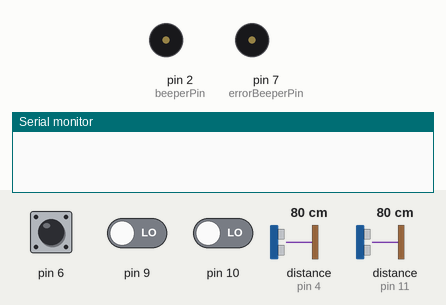
A sketch run on a simulated Arduino Uno, built with avr-gcc and run on an emulated ATmega328P. Shown: buzzer (waves = sounding, pin HIGH), the last lines printed to the serial monitor. Inputs (shaded band) come from the test bench; at power-on: pin 6 LOW, pin 9 LOW, pin 10 LOW, distance to the obstacle (sensors on pin 4, pin 11) 80 cm. The echo pulse lasts 58.3 µs per cm; pins used as bus, display or sensor lines are not drawn.

Above: at 1.2 s.
1.3 s: pin 6 driven HIGH
At 1.7 s:
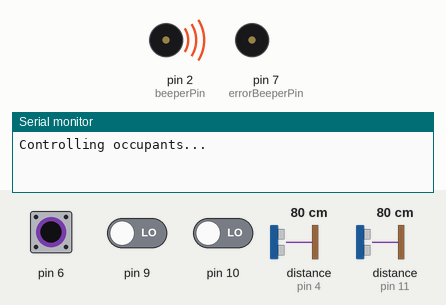
3.3 s: pin 9 driven HIGH
At 4.0 s:
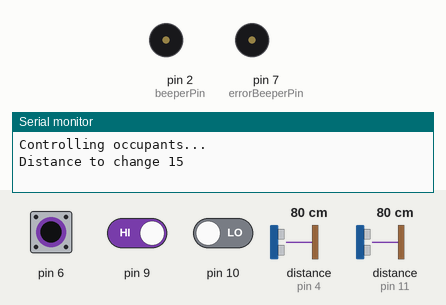
5.0 s: pin 6 pulsed LOW 2 times (0.12 s each, 0.3 s apart)
At 5.23 s:
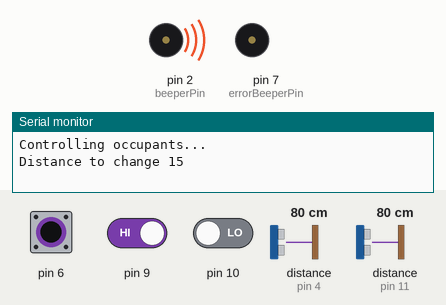
Timing chart, 0 to 8.0 s (numbered marks = the images above; inputs shaded):
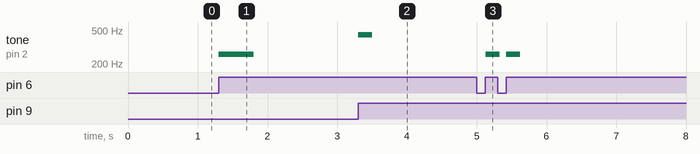

The sketch:

maximum_occupancy_detector.ino
```cpp
#include "state.h"
#include "distance.h"
#include "event_driven.h"
#include "initial_state.h"
#include "counting_state.h"

const int trigPin1 = 12;
const int echoPin1 = 11;

const int trigPin2 = 3;
const int echoPin2 = 4;

const int beeperPin = 2;
const int errorBeeperPin = 7;

const int addButton = 9;
const int subButton = 10;
const int confirmButton = 6;

state currentState = initial;
int maxOccupants = 0;

void setup_() {
  pinMode(trigPin1, OUTPUT);
  pinMode(trigPin2, OUTPUT);

  pinMode(echoPin1, INPUT);
  pinMode(echoPin2, INPUT);

  pinMode(beeperPin, OUTPUT);
  pinMode(errorBeeperPin, OUTPUT);

  buttonListen(addButton);
  buttonListen(subButton);
  buttonListen(confirmButton);

  Serial.begin(9600); // Starts the serial communication
}

void loop_() {
  switch (currentState) {
    case initial:
      initialStateLoop();
      break;
    case counting:
      countingStateLoop();
      break;
  }
}

void buttonChanged(int pin, int value) {
  switch (currentState) {
    case initial:
      initialStateButtonChanged(pin, value);
      break;
    case counting:
      countingStateButtonChanged(pin, value);
      break;
  }
}
```

counting_state.h
```cpp
void countingStateLoop();

void countingStateButtonChanged(int pin, int value);
```

counting_state.ino
```cpp
#include "counting_state.h"
#include "notes.h"

const unsigned long triggerResetDelay = 1500;

unsigned long lastTrigger = 0;

bool debug = false;

int currentOccupants = 0;
int activeSensor = 0;

int lastDistance1 = 0;
int lastDistance2 = 0;

int numSamples = 5;
int currentSample = 0;
int distance1 = 0;
int distance2 = 0;
int distanceToChange = 10;

void countingStateLoop() {
  int sampleDistance1 = getDistance(trigPin1, echoPin1);
  delayMicroseconds(20);
  int sampleDistance2 = getDistance(trigPin2, echoPin2);
  if (currentSample < numSamples) {
    distance1 += sampleDistance1/numSamples;
    distance2 += sampleDistance2/numSamples;
    currentSample++;
    return;
  }

  if (debug) {
    Serial.print("Distance 1 ");
    Serial.println(distance1);
    Serial.print("Distance 2 ");
    Serial.println(distance2);
  }

  // Beep when over capacity
  if (currentOccupants > maxOccupants) {
    tone(errorBeeperPin, NOTE_F);
  } else {
    noTone(errorBeeperPin);
  }

  if (shouldChange(lastDistance1, distance1)) {
    sensorChanged(1);
  } else if (shouldChange(lastDistance2, distance2)) {
    sensorChanged(2);
  }

  lastDistance1 = distance1;
  lastDistance2 = distance2;
  distance1 = 0;
  distance2 = 0;
  currentSample = 0;
}

void countingStateButtonChanged(int pin, int value) {
    if (value == HIGH) {
    switch (pin) {
      case addButton:
        distanceToChange += 5;
        tone(beeperPin, NOTE_A);
        delay(200);
        noTone(beeperPin);
        break;
      case subButton:
        if (distanceToChange > 10) {
          distanceToChange -= 5;
          tone(beeperPin, NOTE_G_SHARP);
          delay(200);
          noTone(beeperPin);
        }
        break;
      case confirmButton:
        tone(beeperPin, NOTE_C);
        delay(200);
        noTone(beeperPin);
        debug = !debug;
        break;
    }
    Serial.print("Distance to change ");
    Serial.println(distanceToChange);
  }
}

void personPassed(int count) {
  currentOccupants += count;
  if (currentOccupants < 0) {
    currentOccupants = 0;
  }
  printOccupants();
  tone(beeperPin, count > 0 ? NOTE_A : NOTE_G_SHARP);
  delay(500);
  noTone(beeperPin);
  lastTrigger = 0;
}

void sensorChanged(int sensor) {
  if (debug) {
    Serial.print("Sensor changed ");
    Serial.println(sensor);
  }

  if (shouldReset()) {
    if (debug) Serial.println("Trigger reset");
    activeSensor = 0;
  }
  if (activeSensor != sensor) {
    if (debug) {
      Serial.print("Sensor triggered ");
      Serial.println(sensor);
    }
    lastTrigger = millis();
    if (activeSensor == 0) {
      activeSensor = sensor;
    } else {
      personPassed(sensor == 1 ? 1 : -1);
    }
  }
}

bool shouldReset() {
  return millis() - lastTrigger > triggerResetDelay;
}

bool shouldChange(int lastDistance, int distance) {
  return (lastDistance - distance > distanceToChange) && distance > 0;
}

void printOccupants() {
  Serial.print("Occupants (");
  Serial.print(currentOccupants);
  Serial.print("/");
  Serial.print(maxOccupants);
  Serial.println(")");
}
```

distance.h
```cpp
int getDistance(int trigPin, int echoPin);
```

distance.ino
```cpp
#include "distance.h"

int getDistance(int trigPin, int echoPin) {
  // Clears the trigPin
  digitalWrite(trigPin, LOW);
  delayMicroseconds(2);
  // Sets the trigPin on HIGH state for 10 micro seconds
  digitalWrite(trigPin, HIGH);
  delayMicroseconds(10);
  digitalWrite(trigPin, LOW);
  // Reads the echoPin, returns the sound wave travel time in microseconds
  int duration = pulseIn(echoPin, HIGH);
  // Calculating the distance
  return duration*0.034/2;
}
```

event_driven.h
```cpp
void buttonChanged(int pin, int value);

void buttonListen(int pin);

void setup_();

void loop_();
```

event_driven.ino
```cpp
#include "event_driven.h"

// “pin” passado deve gerar notificações
char buttonStates[3];
int buttonPins[3];
int numButtons = 0;

void buttonListen(int pin) {
  pinMode(pin, INPUT);
  buttonPins[numButtons] = pin;
  numButtons++;
}

// timer deve expirar após “ms” milisegundos
unsigned long timerEnd = 0;

void timer_set(int ms) {
  timerEnd = millis() + ms;
}

/* Programa principal: */
// inicialização da API
void setup () {
  for (int i = 0; i < 2; i++) {
    buttonStates[i] = LOW;
  }

  // inicialização do usuário
  setup_();
}

void loop () {
  unsigned long currentTime = millis();
  if (timerEnd && currentTime > timerEnd) {
    timerEnd = 0;
  }

  for (int i = 0; i < numButtons; i++) {
    int pin = buttonPins[i];
    int state = digitalRead(pin);
    if (state != buttonStates[i]) {
      buttonChanged(pin, state);
      buttonStates[i] = state;
    }
  }

  // loop do usuário
  loop_();
}
```

initial_state.h
```cpp
void initalStateButtonChanged(int pin, int value);

void initialStateLoop();
```

initial_state.ino
```cpp
#include "state.h"
#include "initial_state.h"
#include "notes.h"

void initialStateButtonChanged(int pin, int value) {
  if (value == HIGH) {
    switch (pin) {
      case addButton:
        tone(beeperPin, NOTE_A);
        maxOccupants++;
        printMaxOccupants();
        break;
      case subButton:
        if (maxOccupants > 0) {
          tone(beeperPin, NOTE_G_SHARP);
          maxOccupants--;
          printMaxOccupants();
        }
        break;
      case confirmButton:
        Serial.println("Controlling occupants...");
        tone(beeperPin, NOTE_C);
        delay(500);
        currentState = counting;
        noTone(beeperPin);
        break;
    }
  } else {
    noTone(beeperPin);
  }
}

void initialStateLoop() {
}

void printMaxOccupants() {
  Serial.print("Max occupants: ");
  Serial.println(maxOccupants);
}
```

notes.h
```cpp
#ifndef NOTES_H_INCLUDED
#define NOTES_H_INCLUDED

#define NOTE_C 261
#define NOTE_F 349
#define NOTE_G_SHARP 415
#define NOTE_A 440

#endif
```

state.h
```cpp
#ifndef STATE_H_INCLUDED
#define STATE_H_INCLUDED

enum state {
  initial,
  counting,
};

#endif
```

Measured:
- after the input at 1.3 s, tone on pin 2 (beeperPin): silent → 261 Hz at once, → silent 0.50 s later
- after the input at 3.3 s, tone on pin 2 (beeperPin): silent → 440 Hz at once, → silent 0.20 s later
- after the input at 5.0 s, tone on pin 2 (beeperPin): alternates 261 Hz for 0.20 s and silent for 0.09 s, 4 changes in all, then stays silent, starting after 0.13 s
